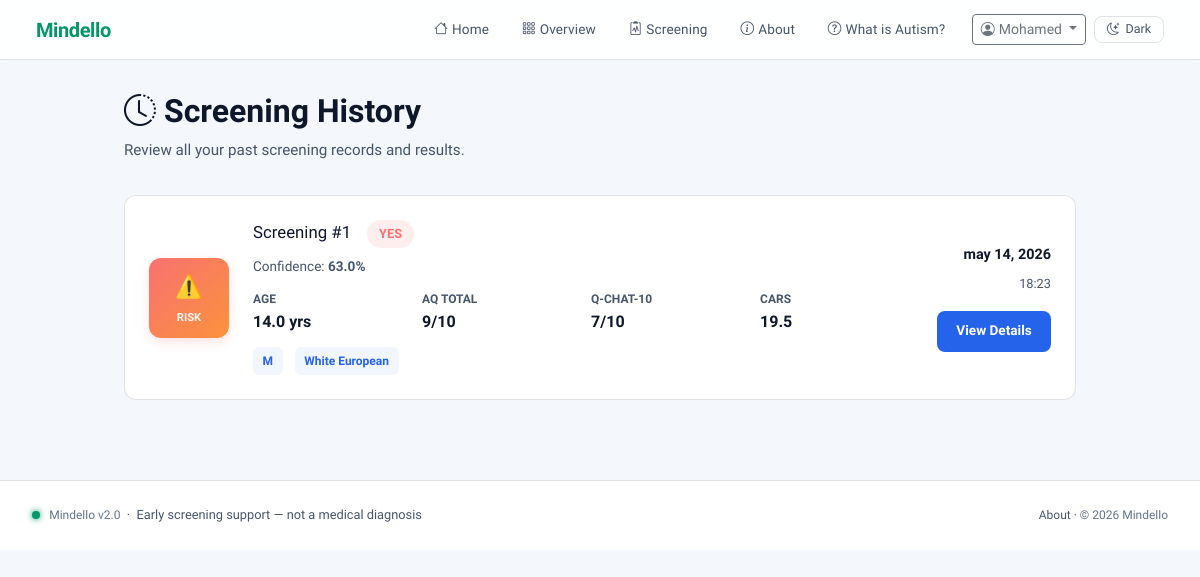
Before: /history/ (signed in) with the older database file.
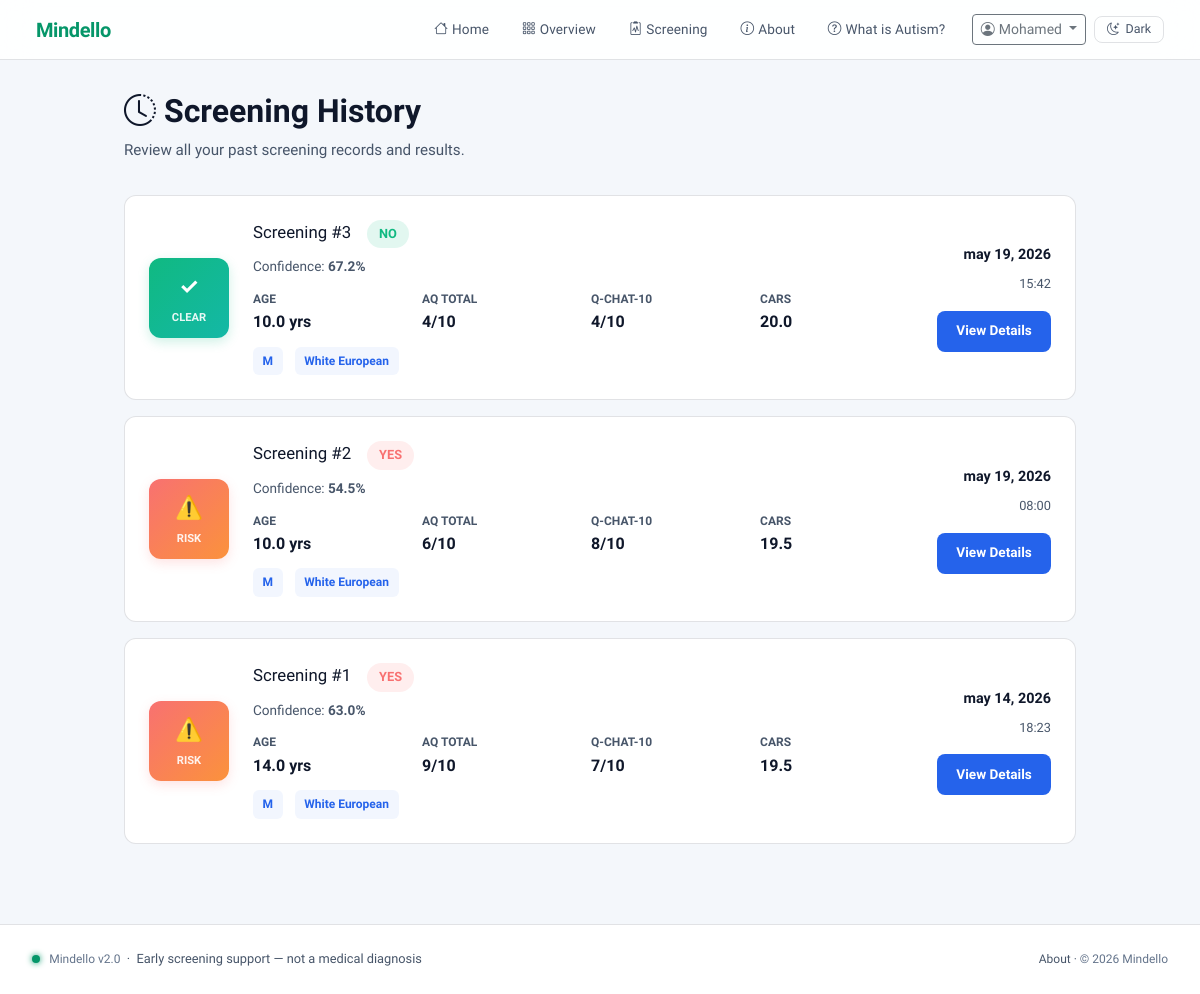
After: the same page with the newer database file.
### ml_app/models.py (models this page shows, shortened)
class PredictionRecord(models.Model):
    user = models.ForeignKey(User, on_delete=models.CASCADE, related_name='predictions', null=True, blank=True)
    a1_score = models.IntegerField()
    a2_score = models.IntegerField()
    a3_score = models.IntegerField()
    a4_score = models.IntegerField()
    a5_score = models.IntegerField()
    a6_score = models.IntegerField()
    a7_score = models.IntegerField()
    a8_score = models.IntegerField()
    a9_score = models.IntegerField()
    a10_score = models.IntegerField()
    qchat_10_score = models.IntegerField()
    age = models.FloatField()
    sex = models.CharField(max_length=10)
    ethnicity = models.CharField(max_length=50)
    jaundice = models.CharField(max_length=5)
    family_mem_with_asd = models.CharField(max_length=5)
    speech_delay = models.CharField(max_length=5)
    learning_disorder = models.CharField(max_length=5)
    genetic_disorders = models.CharField(max_length=5)
    depression = models.CharField(max_length=5)
    global_developmental_delay = models.CharField(max_length=5)
    social_behavioural_issues = models.CharField(max_length=5)
    childhood_autism_rating_scale = models.FloatField()
    anxiety_disorder = models.CharField(max_length=5)
    prediction = models.CharField(max_length=5)  # YES / NO
    confidence = models.FloatField(null=True, blank=True)
    created_at = models.DateTimeField(auto_now_add=True)
    class Meta:
        ordering = ['-created_at']

### ml_app/views.py (the view)
# urls.py: path('history/', views.prediction_history, name='history'),
@login_required
def prediction_history(request):
    predictions = PredictionRecord.objects.filter(user=request.user).order_by('-created_at')
    from django.core.paginator import Paginator
    paginator = Paginator(predictions, 10)  # 10 predictions per page
    page_number = request.GET.get('page')
    page_obj = paginator.get_page(page_number)
    return render(request, 'ml_app/history.html', {
        'page_obj': page_obj,
        'predictions': page_obj.object_list,
    })

### ml_app/templates/ml_app/history.html (shortened to what this page needs)
{% extends "base.html" %}
{% block content %}
<div class="history-container">
  <div class="history-header">
    <h1 class="history-title"><i class="bi bi-clock-history"></i> Screening History</h1>
    <p class="history-subtitle">Review all your past screening records and results.</p>
  </div>
  {% if not predictions %}
    <div class="empty-state">
      <div class="empty-state-icon">
        <i class="bi bi-inbox"></i>
      </div>
      <div class="empty-state-text">No screenings yet</div>
      <p class="empty-state-subtext">Complete a screening to see your history here.</p>
      <a href="{% url 'ml_app:predict' %}" class="view-details-btn">
        <i class="bi bi-arrow-right"></i> Start New Screening
      </a>
    </div>
  {% else %}
    {% for prediction in predictions %}
      <div class="prediction-card">
        <div class="prediction-result-badge {% if prediction.prediction == 'YES' %}yes{% else %}no{% endif %}">
          {% if prediction.prediction == 'YES' %}
            <span>⚠️</span>
            <div class="prediction-result-badge-label">RISK</div>
          {% else %}
            <span>✓</span>
            <div class="prediction-result-badge-label">CLEAR</div>
          {% endif %}
        </div>
        <div class="prediction-info">
          <div style="display: flex; align-items: baseline; gap: 1rem; margin-bottom: 0.5rem;">
            <h3 style="margin: 0; font-size: 1.05rem;">
              Screening #{{ prediction.pk }}
            </h3>
            <span style="background: {% if prediction.prediction == 'YES' %}rgba(248,113,113,0.12){% else %}rgba(16,185,129,0.12){% endif %}; color: {% if prediction.prediction == 'YES' %}#f87171{% else %}#10b981{% endif %}; padding: 0.25rem 0.75rem; border-radius: 20px; font-size: 0.8rem; font-weight: 600;">
              {{ prediction.prediction|upper }}
            </span>
          </div>
          {% if prediction.confidence %}
            <div style="font-size: 0.85rem; color: var(--text-muted);">
              Confidence: <strong>{{ prediction.confidence }}%</strong>
            </div>
          {% endif %}
          <div class="prediction-scores">
            <div class="score-item">
              <div class="score-label">Age</div>
              <div class="score-value">{{ prediction.age }} yrs</div>
            </div>
            <div class="score-item">
              <div class="score-label">AQ Total</div>
              <div class="score-value">{{ prediction.a1_score|add:prediction.a2_score|add:prediction.a3_score|add:prediction.a4_score|add:prediction.a5_score|add:prediction.a6_score|add:prediction.a7_score|add:prediction.a8_score|add:prediction.a9_score|add:prediction.a10_score }}/10</div>
            </div>
            <div class="score-item">
              <div class="score-label">Q-CHAT-10</div>
              <div class="score-value">{{ prediction.qchat_10_score }}/10</div>
            </div>
            <div class="score-item">
              <div class="score-label">CARS</div>
              <div class="score-value">{{ prediction.childhood_autism_rating_scale }}</div>
            </div>
          </div>
          <div class="prediction-meta">
            <span class="meta-tag">{{ prediction.sex|upper }}</span>
            <span class="meta-tag">{{ prediction.ethnicity }}</span>
          </div>
        </div>
        <div style="display: flex; flex-direction: column; gap: 1rem; align-items: flex-end;">
          <div class="prediction-date">
            <div class="prediction-date-value">{{ prediction.created_at|date:"b d, Y" }}</div>
            <div class="prediction-date-time">{{ prediction.created_at|time:"H:i" }}</div>
          </div>
          <a href="{% url 'ml_app:prediction_detail' prediction.pk %}" class="view-details-btn">
            View Details
          </a>
        </div>
      </div>
    {% endfor %}
  {% endif %}
</div>
{% endblock %}

### templates/base.html (shortened to what this page needs)
<!DOCTYPE html>
<html lang="en" data-theme="light">
<head>
  <link href="https://cdn.jsdelivr.net/npm/bootstrap@5.3.2/dist/css/bootstrap.min.css" rel="stylesheet">
  <link href="https://cdn.jsdelivr.net/npm/bootstrap-icons@1.11.3/font/bootstrap-icons.min.css" rel="stylesheet">
</head>
<body>
<nav class="navbar navbar-expand-lg">
  <div class="container-fluid">
    <a class="navbar-brand" href="{% url 'ml_app:home' %}">Mindello</a>
    <div class="collapse navbar-collapse" id="navmenu">
      <ul class="navbar-nav ms-auto align-items-center gap-1">
        {% if user.is_authenticated %}
          <li class="nav-item">
            <a class="nav-link {% if request.resolver_match.url_name == 'home' %}active{% endif %}" href="{% url 'ml_app:home' %}">
              <i class="bi bi-house me-1"></i>Home
            </a>
          </li>
          <li class="nav-item">
            <a class="nav-link {% if request.resolver_match.url_name == 'dashboard' %}active{% endif %}" href="{% url 'ml_app:dashboard' %}">
              <i class="bi bi-grid-3x3-gap me-1"></i>Overview
            </a>
          </li>
          <li class="nav-item">
            <a class="nav-link {% if request.resolver_match.url_name == 'predict' %}active{% endif %}" href="{% url 'ml_app:predict' %}">
              <i class="bi bi-clipboard2-pulse me-1"></i>Screening
            </a>
          </li>
          <li class="nav-item">
            <a class="nav-link {% if request.resolver_match.url_name == 'about' %}active{% endif %}" href="{% url 'ml_app:about' %}">
              <i class="bi bi-info-circle me-1"></i>About
            </a>
          </li>
          <li class="nav-item">
            <a class="nav-link {% if request.resolver_match.url_name == 'autism' %}active{% endif %}" href="{% url 'ml_app:autism' %}">
              <i class="bi bi-question-circle me-1"></i>What is Autism?
            </a>
          </li>
          <li class="nav-item ms-2">
            <div class="dropdown">
              <button class="btn btn-sm btn-outline-secondary dropdown-toggle" type="button" id="userMenu" data-bs-toggle="dropdown">
                <i class="bi bi-person-circle me-1"></i>{{ user.first_name|default:user.username }}
              </button>
            </div>
          </li>
        {% endif %}
        <li class="nav-item ms-1">
          <button class="theme-toggle" type="button" id="themeToggleBtn" aria-label="Toggle theme">
            <i class="bi bi-moon-stars" id="themeToggleIcon"></i>
            <span id="themeToggleLabel">Dark</span>
          </button>
        </li>
      </ul>
    </div>
  </div>
</nav>
{% block content %}{% endblock %}
<footer>
  <div>
    <span class="glow-dot glow-dot-green"></span>
    <span style="font-family:var(--font-mono);font-size:0.75rem;color:var(--text-dim);">Mindello v2.0</span>
    &nbsp;·&nbsp; Early screening support — not a medical diagnosis
  </div>
  <div style="font-size:0.75rem;">
    <a href="{% url 'ml_app:about' %}">About</a> &middot;
    <span style="color:var(--text-dim);">© 2026 Mindello</span>
  </div>
</footer>
</body>
</html>

### templates/base.html (style rules this page uses)
:root { --bg-base: #f4f7fb; --bg-card: #ffffff; --bg-elevated: #edf2f7; --border: rgba(15,23,42,0.12); --border-glow: rgba(37,99,235,0.3); --text-primary: #0f172a; --text-muted: #475569; --text-dim: #64748b; --accent: #059669; --accent-blue: #2563eb; --accent-violet: #7c3aed; --accent-amber: #d97706; --danger: #dc2626; --nav-bg: rgba(255,255,255,0.9); --brand-icon-text: #0f172a; --btn-primary-text: #0f172a; --scrollbar-thumb: #94a3b8; --table-head-bg: #eef2f7; --table-row-hover: rgba(37,99,235,0.06); --alert-bg: rgba(245,158,11,0.14); --alert-border: rgba(217,119,6,0.3); --alert-text: #92400e; --spinner-overlay-bg: rgba(15,23,42,0.45); --progress-track: rgba(15,23,42,0.12); --info-tip-bg: rgba(124,58,237,0.08); --info-tip-border: rgba(124,58,237,0.24); --info-tip-text: #5b21b6; --section-soft-bg: rgba(37,99,235,0.06); --shadow-card: rgba(15,23,42,0.12); --font-mono: 'Plus Jakarta Sans', system-ui, -apple-system, sans-serif; --font-body: 'Plus Jakarta Sans', system-ui, -apple-system, sans-serif; --font-display: 'Plus Jakarta Sans', system-ui, -apple-system, sans-serif; --sidebar-w: 240px; }
*, *::before, *::after { box-sizing: border-box; }
html { font-family: var(--font-body); }
body { background: var(--bg-base); color: var(--text-primary); font-family: var(--font-body); font-size: 15px; line-height: 1.6; min-height: 100vh; }
h1, h2, h3, h4, h5, h6, .btn, .form-control, .form-select, .dropdown-menu { font-family: var(--font-body); }
.navbar { background: var(--nav-bg); backdrop-filter: blur(16px); border-bottom: 1px solid var(--border); padding: 0 1.5rem; height: 60px; position: sticky; top: 0; z-index: 1000; }
.navbar-brand { font-family: var(--font-body); font-size: 1.25rem; font-weight: 700; color: var(--accent) !important; letter-spacing: -0.02em; }
.nav-link { color: var(--text-muted) !important; font-size: 0.85rem; font-weight: 500; padding: 0.4rem 0.9rem !important; border-radius: 6px; transition: all 0.2s; letter-spacing: 0.01em; }
footer { border-top: 1px solid var(--border); background: var(--bg-card); padding: 1.5rem 2rem; font-size: 0.8rem; color: var(--text-muted); display: flex; align-items: center; justify-content: space-between; }
footer a { color: var(--text-muted); text-decoration: none; }
.theme-toggle { background: transparent; color: var(--text-muted); border: 1px solid var(--border); border-radius: 8px; padding: 0.35rem 0.75rem; font-size: 0.78rem; font-family: var(--font-mono); display: inline-flex; align-items: center; gap: 6px; line-height: 1; transition: all 0.2s; }
.glow-dot { display: inline-block; width: 8px; height: 8px; border-radius: 50%; margin-right: 6px; animation: pulse-dot 2s ease-in-out infinite; }
.glow-dot-green { background: var(--accent); box-shadow: 0 0 6px var(--accent); }

Changed rows visible on the page:
added PredictionRecord: shows "CLEAR", pk "3", prediction "NO", confidence "67.2", age "10.0", a1_score|add "4", qchat_10_score "4", childhood_autism_rating_scale "20.0", sex "M", ethnicity "White European", created_at "may 19, 2026", created_at "15:42"
added PredictionRecord: shows "RISK", pk "2", prediction "YES", confidence "54.5", age "10.0", a1_score|add "6", qchat_10_score "8", childhood_autism_rating_scale "19.5", sex "M", ethnicity "White European", created_at "may 19, 2026", created_at "08:00"
